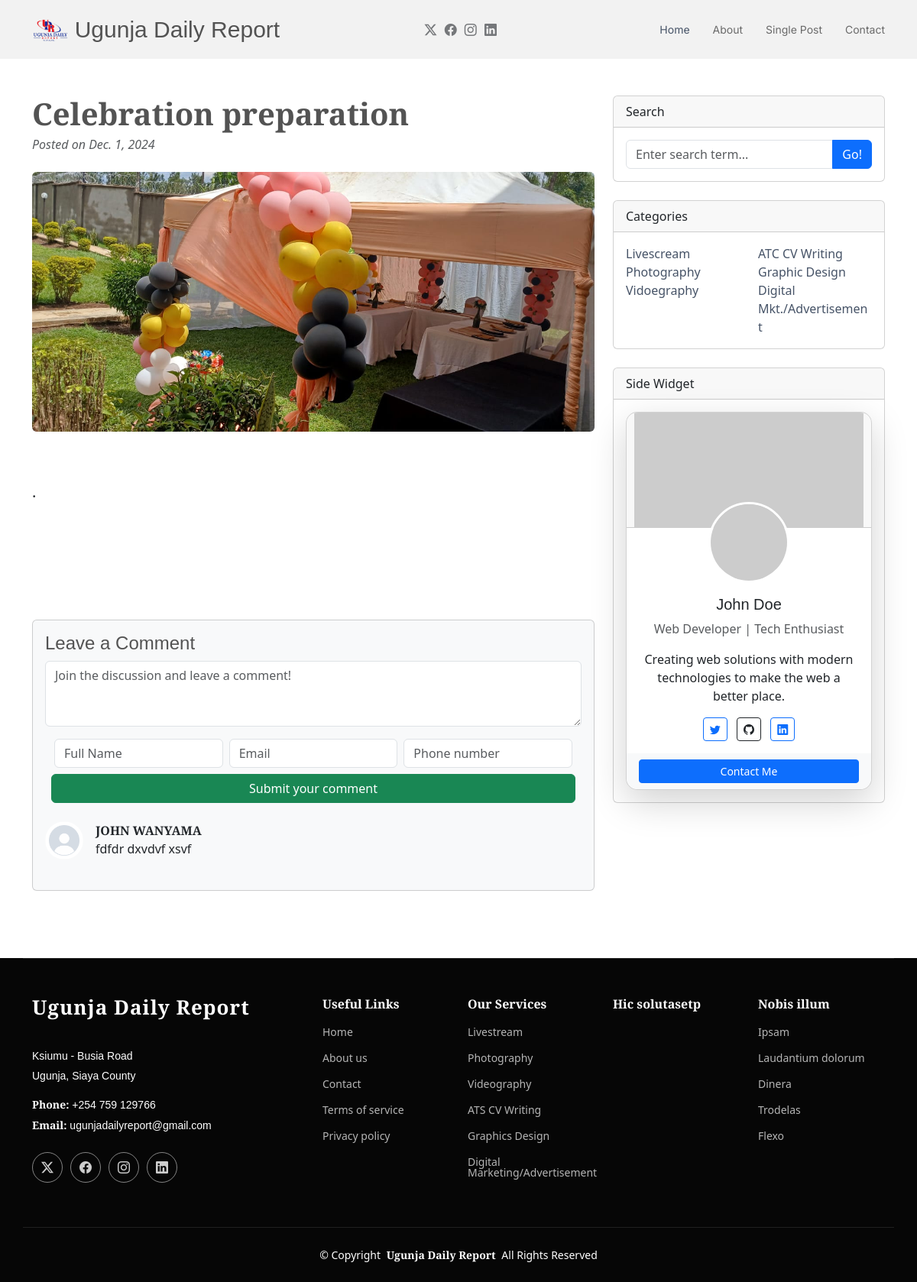
The page /detail_col2/1 on the database its author committed.
### daily_report/models.py (models this page shows, shortened)
class sub_trending_col_2(models.Model):
    trending_photo = models.ImageField(upload_to="uploads/sub trending col 2",
                                       default='uploads/sub trending col 2/sub.jpg')
    trending_choice = [
        ('Food', 'Food'),
        ('Sport', 'Sport'),
        ('Design', 'Design'),
        ('Business', 'Business'),
        ('Tech', 'Tech'),
        ('Travel', 'Travel')
    ]
    trending_type = models.CharField(max_length=30, null=False, blank=False, choices=trending_choice)
    date = models.DateField()
    title = models.CharField(max_length=300, null=False, blank=False)
    description = models.TextField(default="")

class comment_col2(models.Model):
    comment = models.TextField()
    full_name = models.CharField(max_length=30, null=False, blank=False)
    email = models.EmailField()
    phone = models.CharField(max_length=13, null=False, blank=False)
    image = models.ImageField(upload_to='uploads/comments', default='uploads/comments/default.jpg')

### daily_report/views.py (the view)
# urls.py: path('detail_col2/<id>', views.detail_col2, name='detail_col2'),
def detail_col2(request, id):
    det_col2 = sub_trending_col_2.objects.get(id=id)
    comment2 = comment_col2.objects.all()
    return render(request, 'detail_col2.html', {'det_col2': det_col2, 'comment2': comment2})

### daily_report/templates/detail_col2.html (shortened to what this page needs)
{% load static %}
<!DOCTYPE html>
<html lang="en">
<head>
    <link href="{% static 'assets/vendor/bootstrap/css/bootstrap.min.css' %}" rel="stylesheet">
    <link href="{% static 'assets/vendor/bootstrap-icons/bootstrap-icons.css' %}" rel="stylesheet">
    <link href="{% static 'assets/vendor/aos/aos.css' %}" rel="stylesheet">
    <link href="{% static 'assets/vendor/swiper/swiper-bundle.min.css' %}" rel="stylesheet">
    <link href="{% static 'assets/css/main.css' %}" rel="stylesheet">
</head>
<body class="index-page">
<header id="header" class="header d-flex align-items-center sticky-top">
    <div class="container position-relative d-flex align-items-center justify-content-between">
        <a href="/" class="logo d-flex align-items-center me-auto me-xl-0">
            <img src="{% static 'assets/img/logo1.png' %}" alt="">
            <h1 class="sitename">Ugunja Daily Report</h1>
        </a>
        <nav id="navmenu" class="navmenu">
            <ul>
                <li><a href="/" class="active">Home</a></li>
                <li><a href="/about">About</a></li>
                <li><a href="/single_post">Single Post</a></li>
                <li><a href="/contact">Contact</a></li>
            </ul>
        </nav>
        <div class="header-social-links">
            <a target="_blank" href="https://x.com/UgunjaOnline?t=5RmRRW5MwKeECv6P-m9fxw&s=09" class="twitter"><i
                    class="bi bi-twitter-x"></i></a>
            <a target="_blank" href="https://www.facebook.com/UgunjaOnline" class="facebook"><i
                    class="bi bi-facebook"></i></a>
            <a href="#" class="instagram"><i class="bi bi-instagram"></i></a>
            <a href="#" class="linkedin"><i class="bi bi-linkedin"></i></a>
        </div>
    </div>
</header>
<div class="container mt-5">
    <div class="row">
        <div class="col-lg-8">
            <article>
                <header class="mb-4">
                    <h1 class="fw-bolder mb-1">{{ det_col2.title }}</h1>
                    <div class="text-muted fst-italic mb-2">Posted on {{ det_col2.date}}</div>
                </header>
                <figure class="mb-4">
                    <img class="img-fluid rounded" src="/media/{{ det_col2.trending_photo }}" alt="Blog post image">
                </figure>
                <section class="mb-5">
                    <p class="fs-5 mb-4">{{ det_col2.description }}.</p>
                </section>
            </article>
            <section class="mb-5">
                <div class="card bg-light">
                    <div>
                        <div class="card-body">
                            <h4>Leave a Comment</h4>
                            <form class="mb-4" method="post" action="/comment_col22">
                                <textarea class="form-control" rows="3"
                                          placeholder="Join the discussion and leave a comment!" required
                                          name="comment"></textarea>
                                <div class="container mt-3">
                                    <div class="row g-2">
                                        <div class="col-md-4">
                                            <input type="text" class="form-control" name="full_name"
                                                   placeholder="Full Name"
                                                   required>
                                        </div>
                                        <div class="col-md-4">
                                            <input type="email" class="form-control" name="email" placeholder="Email"
                                                   required>
                                        </div>
                                        <div class="col-md-4">
                                            <input type="text" class="form-control" name="phone"
                                                   placeholder="Phone number"
                                                   required>
                                        </div>
                                        <button type="submit" class="btn btn-success">Submit your comment</button>
                                    </div>
                                </div>
                            </form>
                            {% for com in comment2 %}
                                <div class="d-flex mb-4">
                                    <div class="flex-shrink-0"><img class="rounded-circle"
                                                                    src="/media/{{ com.image }}" alt="..." height="50"
                                                                    width="50"></div>
                                    <div class="ms-3">
                                        <div class="fw-bold">{{ com.full_name }}</div>
                                        {{ com.comment }}
                                    </div>
                                </div>
                                  {% empty %}
                                <p>No comment</p>
                            {% endfor %}
                        </div>
                    </div>
            </section>
        </div>
        <div class="col-lg-4">
            <div class="card mb-4">
                <div class="card-header">Search</div>
                <div class="card-body">
                    <div class="input-group">
                        <input class="form-control" type="text" placeholder="Enter search term..."
                               aria-label="Enter search term..." aria-describedby="button-search">
                        <button class="btn btn-primary" id="button-search" type="submit">Go!</button>
                    </div>
                </div>
            </div>
            <div class="card mb-4">
                <div class="card-header">Categories</div>
                <div class="card-body">
                    <div class="row">
                        <div class="col-sm-6">
                            <ul class="list-unstyled mb-0">
                                <li><a href="#!">Livescream</a></li>
                                <li><a href="#!">Photography</a></li>
                                <li><a href="#!">Vidoegraphy</a></li>
                            </ul>
                        </div>
                        <div class="col-sm-6">
                            <ul class="list-unstyled mb-0">
                                <li><a href="#!">ATC CV Writing</a></li>
                                <li><a href="#!">Graphic Design</a></li>
                                <li><a href="#!">Digital Mkt./Advertisement</a></li>
                            </ul>
                        </div>
                    </div>
                </div>
            </div>
            <div class="card mb-4">
                <div class="card-header">Side Widget</div>
                <div class="card-body text-center">
                    <div class="card shadow-lg" style="width: 100%; border-radius: 15px;">
                        <div class="card-header p-0 position-relative"
                             style="overflow: hidden; border-top-left-radius: 15px; border-top-right-radius: 15px;">
                            <img src="https://via.placeholder.com/300x150" class="img-fluid" alt="Profile Banner">
                        </div>
                        <div class="card-body text-center">
                            <img src="https://via.placeholder.com/100"
                                 class="rounded-circle border border-3 border-white position-relative"
                                 style="margin-top: -50px;" alt="Profile Picture">
                            <h5 class="card-title mt-3">John Doe</h5>
                            <p class="text-muted">Web Developer | Tech Enthusiast</p>
                            <p class="card-text">Creating web solutions with modern technologies to make the web a
                                better place.</p>
                            <div>
                                <a href="#" class="btn btn-outline-primary btn-sm mx-1"><i
                                        class="bi bi-twitter"></i></a>
                                <a href="#" class="btn btn-outline-dark btn-sm mx-1"><i class="bi bi-github"></i></a>
                                <a href="#" class="btn btn-outline-primary btn-sm mx-1"><i
                                        class="bi bi-linkedin"></i></a>
                            </div>
                        </div>
                        <div class="card-footer text-center bg-light border-top-0"
                             style="border-bottom-left-radius: 15px; border-bottom-right-radius: 15px;">
                            <a href="#" class="btn btn-primary btn-sm w-100">Contact Me</a>
                        </div>
                    </div>
                </div>
            </div>
            <link rel="stylesheet" href="https://cdn.jsdelivr.net/npm/bootstrap-icons/font/bootstrap-icons.css">
        </div>
    </div>
</div>
<footer id="footer" class="footer dark-background">
    <div class="container footer-top">
        <div class="row gy-4">
            <div class="col-lg-4 col-md-6 footer-about">
                <a href="/" class="logo d-flex align-items-center">
                    <span class="sitename">Ugunja Daily Report</span>
                </a>
                <div class="footer-contact pt-3">
                    <p>Ksiumu - Busia Road</p>
                    <p>Ugunja, Siaya County</p>
                    <p class="mt-3"><strong>Phone:</strong> <span>+254 759 129766</span></p>
                    <p><strong>Email:</strong> <span>ugunjadailyreport@gmail.com</span></p>
                </div>
                <div class="social-links d-flex mt-4">
                    <a href="https://x.com/UgunjaOnline?t=5RmRRW5MwKeECv6P-m9fxw&s=09"><i
                            class="bi bi-twitter-x"></i></a>
                    <a href="https://www.facebook.com/UgunjaOnline?mibextid=ZbWKwL"><i class="bi bi-facebook"></i></a>
                    <a href=""><i class="bi bi-instagram"></i></a>
                    <a href=""><i class="bi bi-linkedin"></i></a>
                </div>
            </div>
            <div class="col-lg-2 col-md-3 footer-links">
                <h4>Useful Links</h4>
                <ul>
                    <li><a href="/">Home</a></li>
                    <li><a href="/about">About us</a></li>
                    <li><a href="/contact">Contact</a></li>
                    <li><a href="#">Terms of service</a></li>
                    <li><a href="#">Privacy policy</a></li>
                </ul>
            </div>
            <div class="col-lg-2 col-md-3 footer-links">
                <h4>Our Services</h4>
                <ul>
                    <li><a href="#">Livestream</a></li>
                    <li><a href="#">Photography</a></li>
                    <li><a href="#">Videography</a></li>
                    <li><a href="#">ATS CV Writing</a></li>
                    <li><a href="#">Graphics Design</a></li>
                    <li><a href="#">Digital Marketing/Advertisement</a></li>
                </ul>
            </div>
            <div class="col-lg-2 col-md-3 footer-links">
                <h4>Hic solutasetp</h4>
                <ul>
                    <li><a href="#"></a></li>
                    <li><a href="#"></a></li>
                    <li><a href="#"></a></li>
                    <li><a href="#"></a></li>
                    <li><a href="#"></a></li>
                </ul>
            </div>
            <div class="col-lg-2 col-md-3 footer-links">
                <h4>Nobis illum</h4>
                <ul>
                    <li><a href="#">Ipsam</a></li>
                    <li><a href="#">Laudantium dolorum</a></li>
                    <li><a href="#">Dinera</a></li>
                    <li><a href="#">Trodelas</a></li>
                    <li><a href="#">Flexo</a></li>
                </ul>
            </div>
        </div>
    </div>
    <div class="container copyright text-center mt-4">
        <p>© <span>Copyright</span> <strong class="px-1 sitename">Ugunja Daily Report</strong>
            <span>All Rights Reserved</span></p>
    </div>
</footer>
</body>
</html>

### rows shown on the page
sub_trending_col_2: title "Celebration preparation", date "Dec. 1, 2024", trending_photo (picture)
comment_col2: image (placeholder picture), full_name "JOHN WANYAMA", comment "fdfdr dxvdvf xsvf"
